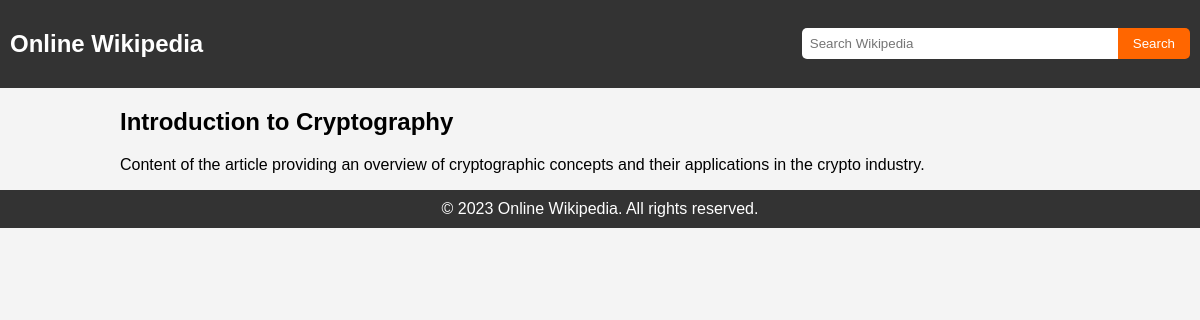
The page /article.php?id=32 on the database its author committed.
### tables this page shows
CREATE TABLE `articles` (
  `id` int(11) NOT NULL,
  `title` varchar(255) NOT NULL,
  `content` text NOT NULL,
  `category` varchar(255) DEFAULT NULL,
  `image` varchar(255) DEFAULT NULL,
  `pdf` varchar(255) DEFAULT NULL
);

### article.php (the view, shortened to what this page needs)
<!DOCTYPE html>
<html>
<head>
    <link rel="stylesheet" type="text/css" href="style.css">
</head>
<body>
    <header>
        <nav>
            <div class="navbar">
                <h1><a href="index.php">Online Wikipedia</a></h1>
                <form class="search-form" action="search.php" method="GET">
                    <input class="search-input" type="text" name="query" placeholder="Search Wikipedia">
                    <button class="search-button" type="submit">Search</button>
                </form>
            </div>
        </nav>
    </header>
    <div class="container">
        <main>
            <?php
            include 'database.php';
            if (isset($_GET['id'])) {
                $articleId = $_GET['id'];
                $query = "SELECT * FROM articles WHERE id = '$articleId'";
                $result = $conn->query($query);
                if ($result->num_rows > 0) {
                    $row = $result->fetch_assoc();
                    $title = $row['title'];
                    $content = $row['content'];
                    echo '<h2>' . $title . '</h2>';
                    echo '<p>' . $content . '</p>';
                } else {
                    echo '<p>Article not found.</p>';
                }
            } else {
                echo '<p>Invalid article ID.</p>';
            }
            ?>
        </main>
    </div>
    <footer>
        <p>&copy; 2023 Online Wikipedia. All rights reserved.</p>
    </footer>
</body>
</html>

### style.css (style rules this page uses)
body { font-family: Arial, sans-serif; margin: 0; padding: 0; background-color: #f4f4f4; }
header { background-color: #333; color: #fff; padding: 10px; }
.navbar { display: flex; align-items: center; justify-content: space-between; }
.navbar h1 a { color: #fff; text-decoration: none; font-size: 24px; }
.search-form { display: flex; }
.search-input { padding: 8px; border-radius: 5px 0 0 5px; border: none; width: 300px; }
.search-button, .add-article-button { padding: 8px 15px; background-color: #f60; color: #fff; border-radius: 0 5px 5px 0; border: none; cursor: pointer; transition: background-color 0.3s ease; }
.container { max-width: 960px; margin: 0 auto; display: flex; }
footer { background-color: #333; color: #fff; padding: 10px; text-align: center; }
footer p { margin: 0; }

### rows shown on the page
articles: title "Introduction to Cryptography", content "Content of the article providing an overview of cryptographic concepts and their applications in the crypto industry."
